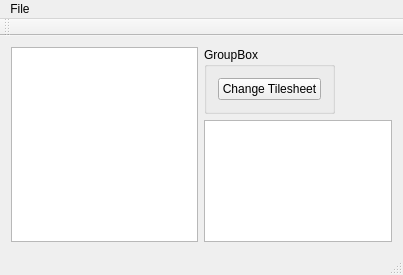
<?xml version="1.0" encoding="UTF-8"?>
<ui version="4.0">
 <class>MapEditor</class>
 <widget class="QMainWindow" name="MapEditor">
  <property name="geometry">
   <rect>
    <x>0</x>
    <y>0</y>
    <width>403</width>
    <height>275</height>
   </rect>
  </property>
  <property name="windowTitle">
   <string>MapEditor</string>
  </property>
  <widget class="QWidget" name="centralWidget">
   <layout class="QGridLayout" name="gridLayout">
    <item row="1" column="3">
     <widget class="TileGraphicsView" name="TileView">
      <property name="sizePolicy">
       <sizepolicy hsizetype="Expanding" vsizetype="Expanding">
        <horstretch>0</horstretch>
        <verstretch>0</verstretch>
       </sizepolicy>
      </property>
      <property name="maximumSize">
       <size>
        <width>512</width>
        <height>16777215</height>
       </size>
      </property>
      <property name="verticalScrollBarPolicy">
       <enum>Qt::ScrollBarAsNeeded</enum>
      </property>
      <property name="horizontalScrollBarPolicy">
       <enum>Qt::ScrollBarAsNeeded</enum>
      </property>
      <property name="alignment">
       <set>Qt::AlignLeading|Qt::AlignLeft|Qt::AlignTop</set>
      </property>
      <property name="resizeAnchor">
       <enum>QGraphicsView::NoAnchor</enum>
      </property>
      <property name="viewportUpdateMode">
       <enum>QGraphicsView::FullViewportUpdate</enum>
      </property>
     </widget>
    </item>
    <item row="0" column="0" rowspan="2">
     <widget class="MapGraphicsView" name="WorkView">
      <property name="sizePolicy">
       <sizepolicy hsizetype="Expanding" vsizetype="Expanding">
        <horstretch>0</horstretch>
        <verstretch>0</verstretch>
       </sizepolicy>
      </property>
      <property name="alignment">
       <set>Qt::AlignLeading|Qt::AlignLeft|Qt::AlignTop</set>
      </property>
     </widget>
    </item>
    <item row="0" column="3">
     <widget class="QGroupBox" name="groupBox">
      <property name="sizePolicy">
       <sizepolicy hsizetype="Fixed" vsizetype="Fixed">
        <horstretch>0</horstretch>
        <verstretch>0</verstretch>
       </sizepolicy>
      </property>
      <property name="minimumSize">
       <size>
        <width>0</width>
        <height>0</height>
       </size>
      </property>
      <property name="title">
       <string>GroupBox</string>
      </property>
      <layout class="QGridLayout" name="gridLayout_3">
       <item row="0" column="0">
        <widget class="QPushButton" name="NewMap">
         <property name="text">
          <string>Change Tilesheet</string>
         </property>
        </widget>
       </item>
      </layout>
     </widget>
    </item>
   </layout>
  </widget>
  <widget class="QMenuBar" name="menuBar">
   <property name="geometry">
    <rect>
     <x>0</x>
     <y>0</y>
     <width>403</width>
     <height>20</height>
    </rect>
   </property>
   <widget class="QMenu" name="menuFile">
    <property name="title">
     <string>File</string>
    </property>
    <addaction name="actionNew"/>
    <addaction name="actionOpen"/>
    <addaction name="actionSave"/>
    <addaction name="actionSave_as"/>
   </widget>
   <addaction name="menuFile"/>
  </widget>
  <widget class="QToolBar" name="mainToolBar">
   <attribute name="toolBarArea">
    <enum>TopToolBarArea</enum>
   </attribute>
   <attribute name="toolBarBreak">
    <bool>false</bool>
   </attribute>
  </widget>
  <widget class="QStatusBar" name="statusBar"/>
  <action name="actionNew">
   <property name="text">
    <string>New</string>
   </property>
  </action>
  <action name="actionOpen">
   <property name="text">
    <string>Open</string>
   </property>
  </action>
  <action name="actionSave">
   <property name="text">
    <string>Save</string>
   </property>
  </action>
  <action name="actionSave_as">
   <property name="text">
    <string>Save as</string>
   </property>
  </action>
 </widget>
 <layoutdefault spacing="6" margin="11"/>
 <customwidgets>
  <customwidget>
   <class>TileGraphicsView</class>
   <extends>QGraphicsView</extends>
   <header location="global">tilegraphicsview.h</header>
  </customwidget>
  <customwidget>
   <class>MapGraphicsView</class>
   <extends>QGraphicsView</extends>
   <header>mapgraphicsview.h</header>
  </customwidget>
 </customwidgets>
 <tabstops>
  <tabstop>WorkView</tabstop>
  <tabstop>NewMap</tabstop>
  <tabstop>TileView</tabstop>
 </tabstops>
 <resources/>
 <connections/>
</ui>
